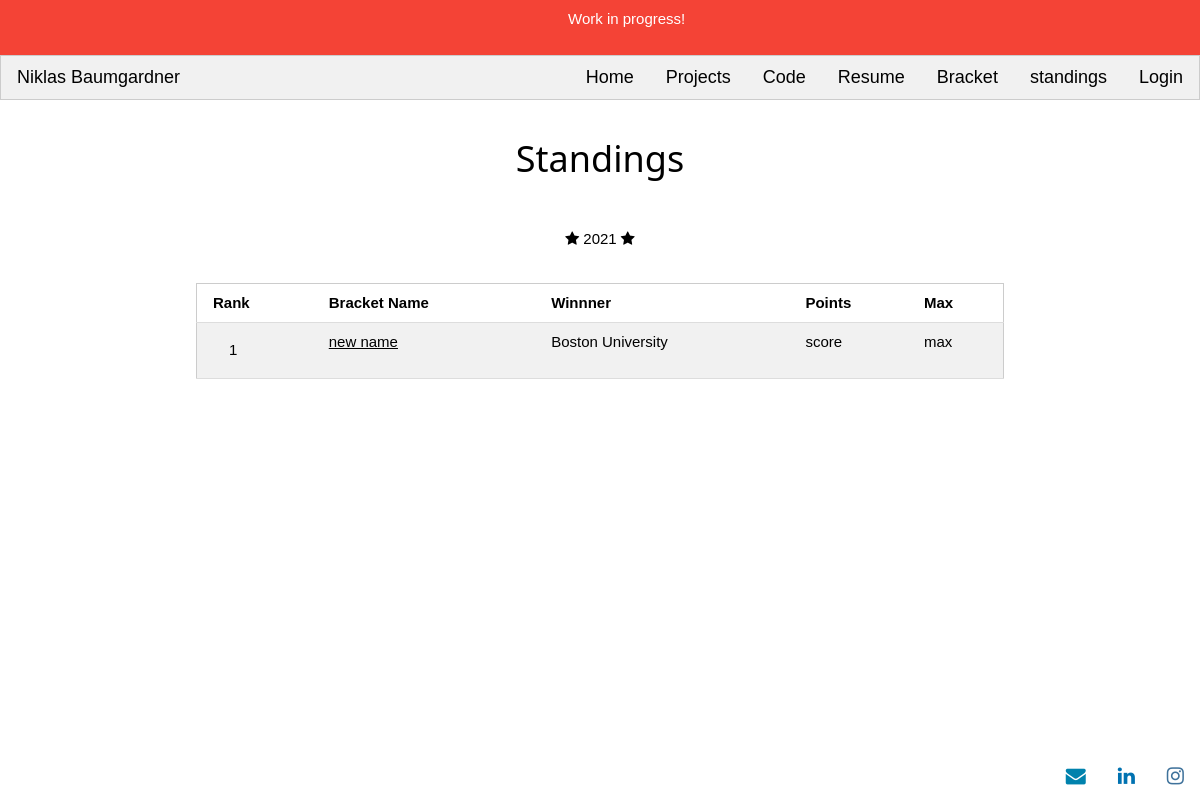
The page /projects/bracket/standings on the database as committed earlier.
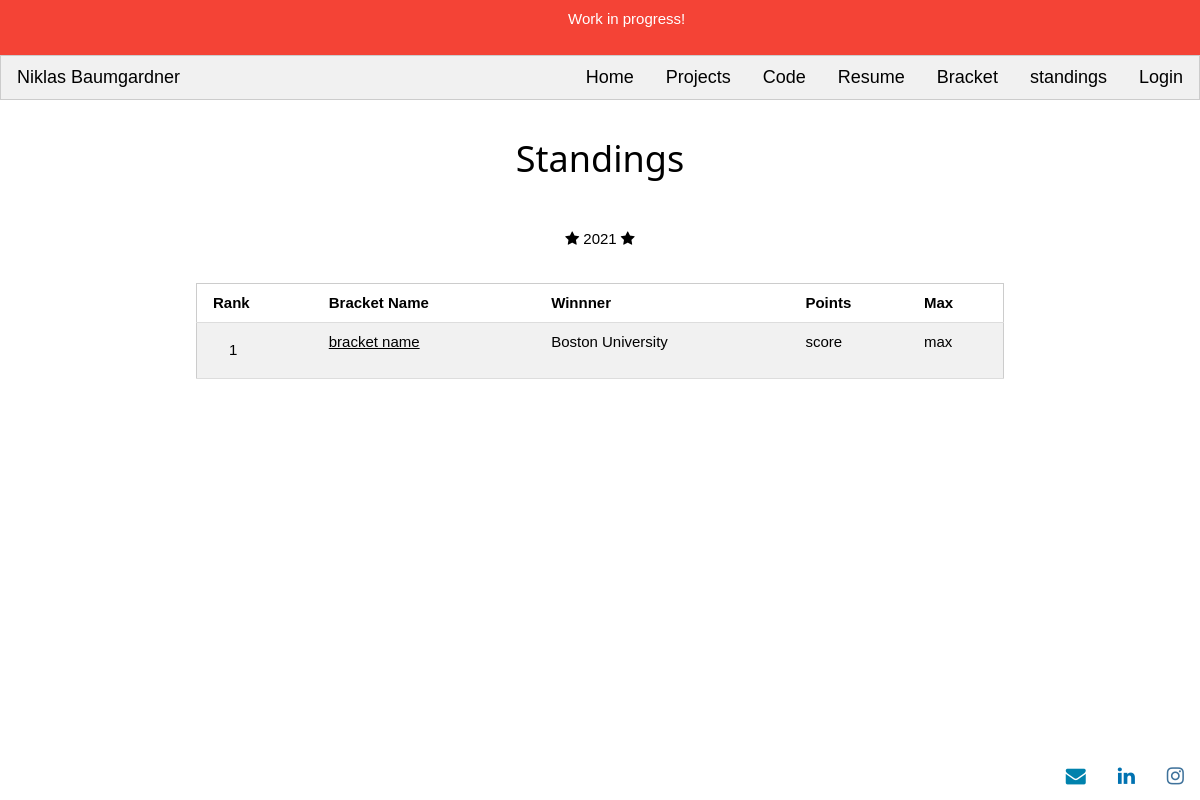
The same page on the database as committed later.
### website/models.py (models this page shows)
class Bracket(db.Model):
    id = db.Column(db.Integer, primary_key=True)
    user_id = db.Column(db.Integer, db.ForeignKey('user.id'), nullable=False)
    name = db.Column(db.String(30), nullable=False)
    year = db.Column(db.String(5), nullable=False)
    game1 = db.Column(db.String(30), nullable=False)
    game2 = db.Column(db.String(30), nullable=False)
    game3 = db.Column(db.String(30), nullable=False)
    game4 = db.Column(db.String(30), nullable=False)
    game5 = db.Column(db.String(30), nullable=False)
    game6 = db.Column(db.String(30), nullable=False)
    game7 = db.Column(db.String(30), nullable=False)
    game8 = db.Column(db.String(30), nullable=False)
    game9 = db.Column(db.String(30), nullable=False)
    game10 = db.Column(db.String(30), nullable=False)
    game11 = db.Column(db.String(30), nullable=False)
    game12 = db.Column(db.String(30), nullable=False)
    game13 = db.Column(db.String(30), nullable=False)
    game14 = db.Column(db.String(30), nullable=False)
    game15 = db.Column(db.String(30), nullable=False)
    w_goals = db.Column(db.Integer)
    l_goals = db.Column(db.Integer)

### website/bracket/bracket.py (the view)
@bracket.route('/projects/bracket/standings')
def standings():
    brackets = Bracket.query.all()
    return render_template("standings.html", brackets=brackets, enumerate=enumerate)

### website/templates/standings.html (shortened to what this page needs)
{% extends "base.html" %}
{% block content %}
    <div class="w3-cell-row w3-padding-32">
        <div class="w3-container">
            <br><br>
            <h1>Standings</h1>
        </div>
    </div>
    <header class="hero">
        <div class="hero-wrap">
                <p class="year"><i class="fa fa-star"></i> 2021 <i class="fa fa-star"></i></p>
        </div>
    </header>
    {% if brackets %}
    <div class="w3-cell-row w3-padding-32 content">
    <div class="w3-container w3-cell" style="width:15%"></div>
        <div class="w3-container">
            <table class="w3-table w3-striped w3-bordered w3-border">
                <tr>
                    <th>Rank</th><th>Bracket Name</th><th>Winnner</th><th>Points</th><th>Max</th>
                </tr>
                {% for i, bracket in enumerate(brackets) %}
                    <tr>
                        <td><a class="w3-button" href="{{ url_for('bracket.view_bracket', id=bracket.id) }}">{{ i + 1}}</a></td>
                        <td><a href="{{ url_for('bracket.view_bracket', id=bracket.id) }}">{{ bracket.name }}</a></td>
                        <td>{{ bracket.game15 }}</td>
                        <td>score</td>
                        <td>max</td>
                    </tr>
                {% endfor %}
            </table>
        </div>
    <div class="w3-container w3-cell" style="width:15%"></div>
    </div>
    {% else %}
        <h1>No brackets. Click <a href="{{ url_for('bracket.edit_bracket') }}">here</a> to create a bracket</h1>
    {% endif %}
{% endblock content %}s

### website/templates/base.html (shortened to what this page needs)
<!DOCTYPE html>
<html lang="en">
<head>
    <link rel="stylesheet" href="/static/css/main.css">
    <link rel="stylesheet" href="/static/css/w3.css">
    <link rel="stylesheet" href="https://cdnjs.cloudflare.com/ajax/libs/font-awesome/4.7.0/css/font-awesome.min.css">
</head>
<body>
    <header>
        <div class="w3-top">
            <div class="w3-bar w3-red">
                <a href="/" class="w3-bar-item w3-mobile" style="text-decoration: none;width: 46%"></a>
                <p class="w3-bar-item w3-mobile">Work in progress!</p>
                <a href="/" class="w3-bar-item w3-mobile" style="text-decoration: none;width: 46%"></a>
            </div>
            <div class="w3-bar w3-border w3-light-grey w3-large">
                <a href="/" class="w3-bar-item" style="text-decoration: none;">Niklas Baumgardner</a>
                {% if current_user.is_authenticated %}
                    <a class="w3-bar-item w3-button w3-hover-blue w3-right" href="{{ url_for('auth.logout') }}">Logout</a>
                {% else %}
                    <a class="w3-bar-item w3-button w3-hover-blue w3-right" href="{{ url_for('auth.login') }}">Login</a>
                {% endif %}
                <a class="w3-bar-item w3-button w3-hover-blue w3-right" href="{{ url_for('bracket.standings') }}">standings</a>
                <a class="w3-bar-item w3-button w3-hover-blue w3-right" href="{{ url_for('bracket.view_bracket') }}">Bracket</a>
                <a class="w3-bar-item w3-button w3-mobile w3-hover-blue w3-right w3-hide-small" href="../static/documents/Niklas Baumgardner Resume.pdf" target="_blank">Resume</a>
                <a class="w3-bar-item w3-button w3-mobile w3-hover-blue w3-right w3-hide-small" href="https://github.com/niklasbaumgardner" target="_blank">Code</a>
                <a class="w3-bar-item w3-button w3-mobile w3-hover-blue w3-right w3-hide-small {% block projects %}{% endblock projects %}" href="{{ url_for('home.projects') }}">Projects</a>
                <a class="w3-bar-item w3-button w3-mobile w3-hover-blue w3-right w3-hide-small {% block home %}{% endblock home %}" href="/">Home</a>
            </div>
        </div>
    </header>
    <div class="wrapper">
        <br><br>
        {% block content %}{% endblock content %}
        <br><br>
    </div>
    <footer class="footer">
        <a class="w3-margin w3-right" href="https://www.instagram.com/niklasbaumgardner/" target="_blank" style="text-decoration: none;">
            <i class="fa fa-instagram" style="font-size:20px;color:#3f729b"></i>
        </a>
        <a class="w3-margin w3-right" href="https://www.linkedin.com/in/niklasbaumgardner/" target="_blank" style="text-decoration: none;">
            <i class="fa fa-linkedin" style="font-size:20px;color:#0072b1"></i>
        </a>
        <a class="w3-margin w3-right" href="mailto:niklasbaumgardner@gmail.com" style="text-decoration: none;">
            <i class="fa fa-envelope" style="font-size:20px;color:#0082ad"></i>
        </a>
    </footer>
</body>
</html>

### website/static/css/main.css (style rules this page uses)
html, body, header, footer, hgroup, nav, article, section, figure, figcaption, h1, h2, h3, ul, li, body, div, p, img { margin: 0; padding: 0; font-size: 100%; vertical-align: baseline; border: 0; font-family: Arial,sans-serif; text-align: center; }
h1 { text-align: center; font-size: xx-large; }
html, body { height: 100%; margin: 0; }
.wrapper { min-height: 100%; margin-bottom: -50px; }
.footer { height: 50px; max-height: 50px; }

### website/static/css/w3.css (style rules this page uses)
*,*:before,*:after { box-sizing:inherit }
html { -ms-text-size-adjust:100%;-webkit-text-size-adjust:100% }
body { margin:0 }
article,aside,details,figcaption,figure,footer,header,main,menu,nav,section { display:block }
a { background-color:transparent }
html,body { font-family:Verdana,sans-serif;font-size:15px;line-height:1.5 }
html { overflow-x:hidden }
h1 { font-size:36px }
h1,h2,h3,h4,h5,h6 { font-family:"Segoe UI",Arial,sans-serif;font-weight:400;margin:10px 0 }
a { color:inherit }
.w3-table,.w3-table-all { border-collapse:collapse;border-spacing:0;width:100%;display:table }
.w3-bordered tr,.w3-table-all tr { border-bottom:1px solid #ddd }
.w3-striped tbody tr:nth-child(even) { background-color:#f1f1f1 }
.w3-table td,.w3-table th,.w3-table-all td,.w3-table-all th { padding:8px 8px;display:table-cell;text-align:left;vertical-align:top }
.w3-table th:first-child,.w3-table td:first-child,.w3-table-all th:first-child,.w3-table-all td:first-child { padding-left:16px }
.w3-btn,.w3-button { border:none;display:inline-block;padding:8px 16px;vertical-align:middle;overflow:hidden;text-decoration:none;color:inherit;background-color:inherit;text-align:center;cursor:pointer;white-space:nowrap }
.w3-btn,.w3-button { -webkit-touch-callout:none;-webkit-user-select:none;-khtml-user-select:none;-moz-user-select:none;-ms-user-select:none;user-select:none }
.w3-bar { width:100%;overflow:hidden }
.w3-bar .w3-bar-item { padding:8px 16px;float:left;width:auto;border:none;display:block;outline:0 }
.w3-bar .w3-button { white-space:normal }
.w3-container:after,.w3-container:before,.w3-panel:after,.w3-panel:before,.w3-row:after,.w3-row:before,.w3-row-padding:after,.w3-row-padding:before, .w3-cell-row:before,.w3-cell-row:after,.w3-clear:after,.w3-clear:before,.w3-bar:before,.w3-bar:after { content:"";display:table;clear:both }
.w3-cell-row { display:table;width:100% }
.w3-cell { display:table-cell }
.w3-top,.w3-bottom { position:fixed;width:100%;z-index:1 }
.w3-top { top:0 }
.w3-container,.w3-panel { padding:0.01em 16px }
.w3-large { font-size:18px!important }
.w3-border { border:1px solid #ccc!important }
.w3-margin { margin:16px!important }
.w3-padding-32 { padding-top:32px!important;padding-bottom:32px!important }
.w3-right { float:right!important }
.w3-red,.w3-hover-red:hover { color:#fff!important;background-color:#f44336!important }
.w3-light-grey,.w3-hover-light-grey:hover,.w3-light-gray,.w3-hover-light-gray:hover { color:#000!important;background-color:#f1f1f1!important }

Rows that differ between the two databases and show on the page:
changed Bracket "Boston University": name "new name" → "bracket name"
